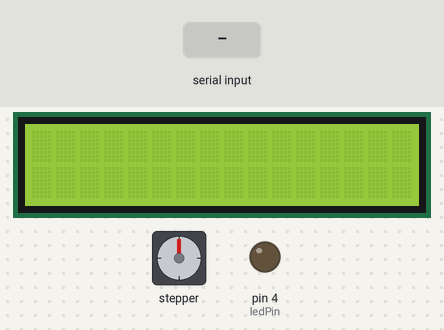
Recording of a sketch running on a simulated Arduino Uno, built with avr-gcc and run on an emulated ATmega328P. Shown: 16×2 character LCD, stepper motor, output pins drawn as LEDs (lit = HIGH). The test bench sets the inputs (shaded band). Stepper angles assume 4096 steps per turn.

Above: at 1.2 s.
1.3 s: "M\n" received over Serial
At 1.49 s:
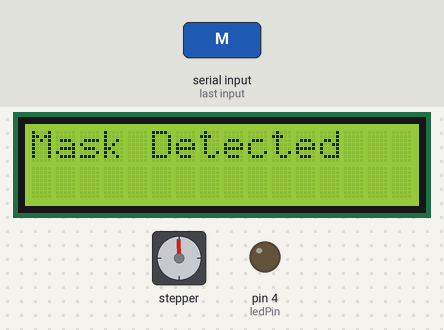
3.5 s: "N\n" received over Serial
At 4.3 s:
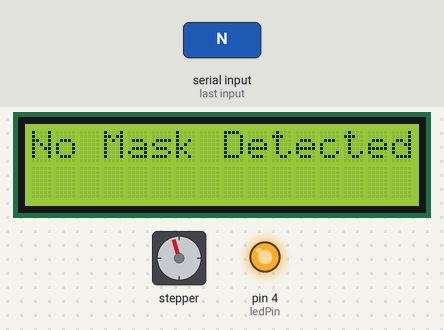
Timing chart, 0 to 6.5 s (numbered marks = the images above; inputs shaded):
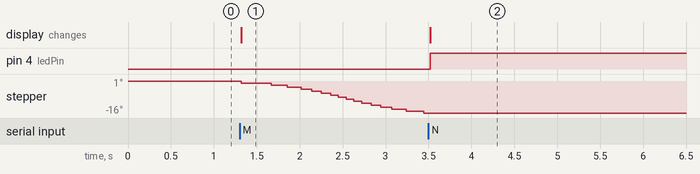

The sketch:

mskdet_final_Arduino_.ino
```cpp
#include <AccelStepper.h>
#include <Wire.h>
#include <LiquidCrystal_I2C.h>

#define blue 9
#define pink 10
#define yellow 11
#define orange 12

#define HALFSTEP 8
#define FULLSTEP 4

AccelStepper stepper1(HALFSTEP, blue, yellow, pink, orange);
LiquidCrystal_I2C lcd(0x27, 16, 2); // Set the LCD address to 0x27 for a 16 chars and 2 line display

int ledPin = 4; // Define the pin for the LED

void setup()
{
    Serial.begin(9600);      // Initialize serial communication
    pinMode(ledPin, OUTPUT); // Set the LED pin as an output
    lcd.init();              // Initialize the LCD
    lcd.backlight();         // Turn on the backlight
    stepper1.setMaxSpeed(1000.0);
    stepper1.setAcceleration(100.0);
}

void loop()
{
    if (Serial.available() > 0)
    {
        // Read the input from serial
        String input = Serial.readStringUntil('\n');

        // Extract X coordinate and mask detection status
        int commaIndex = input.indexOf(',');
        int x = input.substring(0, commaIndex).toInt();
        String maskStatus = input.substring(commaIndex + 1);

        // Convert X coordinate to angle
        int angle = map(x, 0, 1200, -180, 180); // Assuming X coordinate ranges from 0 to 1200 pixels and mapping it to -180 to 180 degrees

        // Move the stepper motor
        stepper1.moveTo(angle);

        // Display mask detection status on LCD and control LED
        if (maskStatus == "M")
        {                               // Mask detected
            lcd.clear();                // Clear the LCD
            lcd.setCursor(0, 0);        // Set cursor to first line
            lcd.print("Mask Detected"); // Print message on LCD
            digitalWrite(ledPin, LOW);  // Turn off the LED
        }
        else if (maskStatus == "N")
        {                                  // No mask detected
            lcd.clear();                   // Clear the LCD
            lcd.setCursor(0, 0);           // Set cursor to first line
            lcd.print("No Mask Detected"); // Print message on LCD
            digitalWrite(ledPin, HIGH);    // Turn on the LED
        }
    }

    stepper1.run();
}
```

Measured:
- after the input at 1.3 s, stepper: keeps turning counter-clockwise at about 8°/s, starting at once; the display: changes at once (image 1)
- after the input at 3.5 s, pin 4 (ledPin): LOW → HIGH at once; the display: changes at once (image 2)
